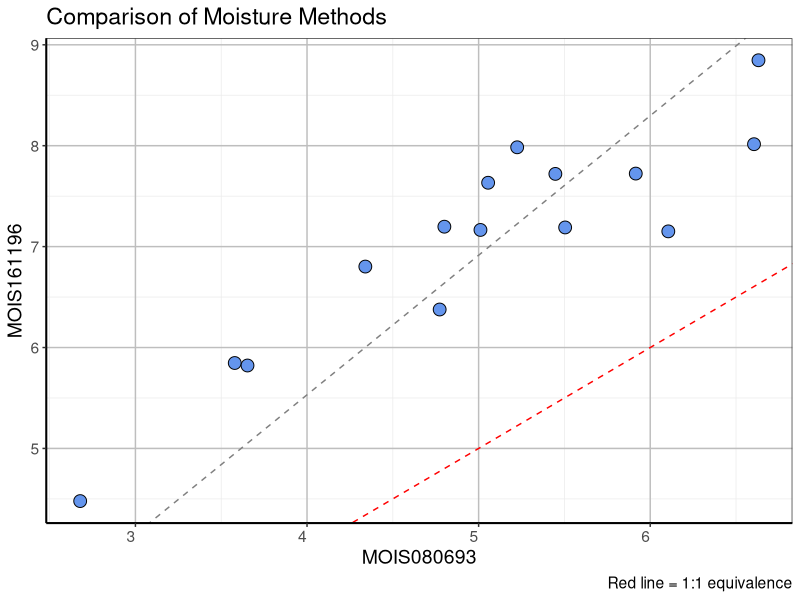

Recreate this plot in R.
# Clean Up environment ---------------------------------------------------
rm(list=ls())

# Packages ---------------------------------------------------------------
library(readxl)
library(readr)
library(dplyr)
library(tidyr)
library(ggplot2)
library(here)

# Data Input -------------------------------------------------------------
data.in <- read_excel("NOTAT2.xlsx")

## Data Cleaning ---------------------------------------------------------

# Remove duplicates ------------------------------------------------------

data.MOIS08 <- data.in %>%
        filter(ANALYSIS == "MOIS080693")
data.MOIS08 <- data.MOIS08[!duplicated(data.MOIS08$SAMPLE_NUMBER),]

data.MOIS16 <- data.in %>%
        filter(ANALYSIS == "MOIS161196") 
data.MOIS16 <- data.MOIS16[!duplicated(data.MOIS16$SAMPLE_NUMBER),]

# Remove fat results that do not have a density --------------------------
data.all <- data.MOIS16 %>%
        filter(SAMPLE_NUMBER %in% data.MOIS08$SAMPLE_NUMBER)

data.alla <- data.MOIS08 %>%
        filter(SAMPLE_NUMBER %in% data.all$SAMPLE_NUMBER)

# Combine ands simplify --------------------------------------------------
data.all2 <- rbind(data.all, data.alla)



data.in_3 <- data.all2[, c(1,3,5)]
#data.in_3 <- data.all2[, c(1,4,7)]

data.in_4 <- spread(data.in_3, ANALYSIS, ENTRY)
data.in_4 <- na.omit(data.in_4)

fit <- lm(data.in_4$MOIS161196~data.in_4$MOIS080693-1)
summary(fit)
confint(fit)

# Graph ------------------------------------------------------------------

moist_plot <- ggplot() +
        geom_point(data = data.in_4, aes(x=MOIS080693, y=MOIS161196 ),size=4, shape=21, fill = "cornflowerblue")+
        geom_abline(slope = 1, intercept = 0, lty=2, col = "red")+
        geom_abline(slope = 1.3829, intercept = 0, lty=2, col="grey50")+
        labs(title = "Comparison of Moisture Methods", caption = "Red line = 1:1 equivalence")+
        theme_bw()+
        theme(panel.grid.major = element_line(size = 0.5, color = "grey"), 
                axis.line = element_line(size = 0.7, color = "black"), 
                text = element_text(size = 14), axis.text.x = element_text(angle = 0, hjust = 1))
moist_plot

# ggsave("Moisture.png", width = 12, height = 8, dpi = 100)
